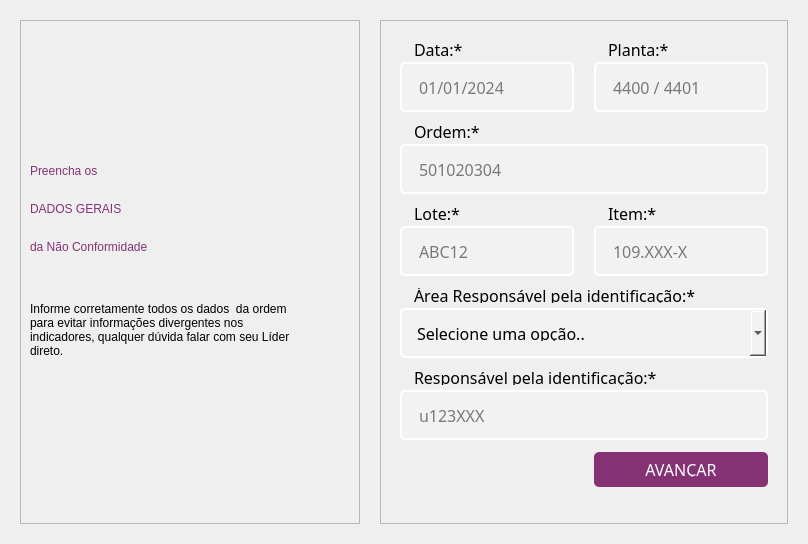
            <widget class="QWidget" name="page_geral">
             <layout class="QHBoxLayout" name="horizontalLayout_7">
              <item>
               <widget class="QFrame" name="frame_5">
                <property name="minimumSize">
                 <size>
                  <width>760</width>
                  <height>342</height>
                 </size>
                </property>
                <property name="maximumSize">
                 <size>
                  <width>900</width>
                  <height>600</height>
                 </size>
                </property>
                <property name="styleSheet">
                 <string notr="true"/>
                </property>
                <property name="frameShape">
                 <enum>QFrame::NoFrame</enum>
                </property>
                <property name="frameShadow">
                 <enum>QFrame::Raised</enum>
                </property>
                <layout class="QHBoxLayout" name="horizontalLayout_8">
                 <property name="spacing">
                  <number>20</number>
                 </property>
                 <item>
                  <widget class="QFrame" name="frame_6">
                   <property name="minimumSize">
                    <size>
                     <width>340</width>
                     <height>0</height>
                    </size>
                   </property>
                   <property name="maximumSize">
                    <size>
                     <width>340</width>
                     <height>16777215</height>
                    </size>
                   </property>
                   <property name="styleSheet">
                    <string notr="true"/>
                   </property>
                   <property name="frameShape">
                    <enum>QFrame::StyledPanel</enum>
                   </property>
                   <property name="frameShadow">
                    <enum>QFrame::Raised</enum>
                   </property>
                   <layout class="QVBoxLayout" name="verticalLayout_9">
                    <item>
                     <spacer name="verticalSpacer">
                      <property name="orientation">
                       <enum>Qt::Vertical</enum>
                      </property>
                      <property name="sizeHint" stdset="0">
                       <size>
                        <width>20</width>
                        <height>125</height>
                       </size>
                      </property>
                     </spacer>
                    </item>
                    <item>
                     <layout class="QVBoxLayout" name="verticalLayout_8">
                      <item>
                       <widget class="QLabel" name="label_11">
                        <property name="minimumSize">
                         <size>
                          <width>279</width>
                          <height>32</height>
                         </size>
                        </property>
                        <property name="maximumSize">
                         <size>
                          <width>279</width>
                          <height>32</height>
                         </size>
                        </property>
                        <property name="styleSheet">
                         <string notr="true">font: 20pt &quot;KonsensLight&quot;;
color: #853275;</string>
                        </property>
                        <property name="text">
                         <string>Preencha os</string>
                        </property>
                       </widget>
                      </item>
                      <item>
                       <widget class="QLabel" name="label_12">
                        <property name="minimumSize">
                         <size>
                          <width>279</width>
                          <height>32</height>
                         </size>
                        </property>
                        <property name="maximumSize">
                         <size>
                          <width>279</width>
                          <height>32</height>
                         </size>
                        </property>
                        <property name="styleSheet">
                         <string notr="true">font: 22pt &quot;KonsensBold&quot;;
color: #853275;</string>
                        </property>
                        <property name="text">
                         <string>DADOS GERAIS</string>
                        </property>
                       </widget>
                      </item>
                      <item>
                       <widget class="QLabel" name="label_13">
                        <property name="minimumSize">
                         <size>
                          <width>279</width>
                          <height>32</height>
                         </size>
                        </property>
                        <property name="maximumSize">
                         <size>
                          <width>279</width>
                          <height>32</height>
                         </size>
                        </property>
                        <property name="styleSheet">
                         <string notr="true">font: 20pt &quot;KonsensLight&quot;;
color: #853275;</string>
                        </property>
                        <property name="text">
                         <string>da Não Conformidade</string>
                        </property>
                       </widget>
                      </item>
                     </layout>
                    </item>
                    <item>
                     <widget class="QLabel" name="label_14">
                      <property name="minimumSize">
                       <size>
                        <width>279</width>
                        <height>121</height>
                       </size>
                      </property>
                      <property name="maximumSize">
                       <size>
                        <width>279</width>
                        <height>121</height>
                       </size>
                      </property>
                      <property name="styleSheet">
                       <string notr="true">font: 10pt &quot;KonsensLight&quot;;</string>
                      </property>
                      <property name="text">
                       <string>Informe corretamente todos os dados  da ordem para evitar informações divergentes nos indicadores, qualquer dúvida falar com seu Líder direto.</string>
                      </property>
                      <property name="wordWrap">
                       <bool>true</bool>
                      </property>
                     </widget>
                    </item>
                    <item>
                     <spacer name="verticalSpacer_2">
                      <property name="orientation">
                       <enum>Qt::Vertical</enum>
                      </property>
                      <property name="sizeHint" stdset="0">
                       <size>
                        <width>20</width>
                        <height>124</height>
                       </size>
                      </property>
                     </spacer>
                    </item>
                   </layout>
                  </widget>
                 </item>
                 <item>
                  <widget class="QFrame" name="frame_7">
                   <property name="frameShape">
                    <enum>QFrame::StyledPanel</enum>
                   </property>
                   <property name="frameShadow">
                    <enum>QFrame::Raised</enum>
                   </property>
                   <layout class="QHBoxLayout" name="horizontalLayout_9">
                    <item>
                     <layout class="QGridLayout" name="gridLayout">
                      <property name="leftMargin">
                       <number>10</number>
                      </property>
                      <property name="topMargin">
                       <number>0</number>
                      </property>
                      <property name="rightMargin">
                       <number>10</number>
                      </property>
                      <property name="bottomMargin">
                       <number>10</number>
                      </property>
                      <property name="horizontalSpacing">
                       <number>20</number>
                      </property>
                      <property name="verticalSpacing">
                       <number>0</number>
                      </property>
                      <item row="0" column="0">
                       <layout class="QVBoxLayout" name="verticalLayout_14">
                        <property name="spacing">
                         <number>5</number>
                        </property>
                        <item>
                         <widget class="QLabel" name="label_23">
                          <property name="minimumSize">
                           <size>
                            <width>0</width>
                            <height>15</height>
                           </size>
                          </property>
                          <property name="maximumSize">
                           <size>
                            <width>16777215</width>
                            <height>15</height>
                           </size>
                          </property>
                          <property name="font">
                           <font>
                            <family>KonsensRegular</family>
                            <pointsize>12</pointsize>
                           </font>
                          </property>
                          <property name="styleSheet">
                           <string notr="true">padding-left: 10px;</string>
                          </property>
                          <property name="text">
                           <string>Data:*</string>
                          </property>
                         </widget>
                        </item>
                        <item>
                         <widget class="QLineEdit" name="text_data">
                          <property name="maximumSize">
                           <size>
                            <width>16777215</width>
                            <height>50</height>
                           </size>
                          </property>
                          <property name="font">
                           <font>
                            <family>KonsensRegular</family>
                            <pointsize>12</pointsize>
                           </font>
                          </property>
                          <property name="styleSheet">
                           <string notr="true">QLineEdit {
	border: 2px solid rgb(255,255,255);
	padding: 15px;
	border-radius: 5px;
	background-color: rgb(242,242,242);
}

QLineEdit:hover {
	border: 2px solid rgb(167,168,169);
}

QLineEdit:focus {
	border: 2px solid rgb(99,101,105);
}</string>
                          </property>
                          <property name="placeholderText">
                           <string>01/01/2024</string>
                          </property>
                         </widget>
                        </item>
                       </layout>
                      </item>
                      <item row="0" column="1">
                       <layout class="QVBoxLayout" name="verticalLayout_15">
                        <property name="spacing">
                         <number>5</number>
                        </property>
                        <item>
                         <widget class="QLabel" name="label_24">
                          <property name="minimumSize">
                           <size>
                            <width>0</width>
                            <height>15</height>
                           </size>
                          </property>
                          <property name="maximumSize">
                           <size>
                            <width>16777215</width>
                            <height>15</height>
                           </size>
                          </property>
                          <property name="font">
                           <font>
                            <family>KonsensRegular</family>
                            <pointsize>12</pointsize>
                           </font>
                          </property>
                          <property name="styleSheet">
                           <string notr="true">padding-left: 10px;</string>
                          </property>
                          <property name="text">
                           <string>Planta:*</string>
                          </property>
                         </widget>
                        </item>
                        <item>
                         <widget class="QLineEdit" name="text_planta">
                          <property name="maximumSize">
                           <size>
                            <width>16777215</width>
                            <height>50</height>
                           </size>
                          </property>
                          <property name="font">
                           <font>
                            <family>KonsensRegular</family>
                            <pointsize>12</pointsize>
                           </font>
                          </property>
                          <property name="styleSheet">
                           <string notr="true">QLineEdit {
	border: 2px solid rgb(255,255,255);
	padding: 15px;
	border-radius: 5px;
	background-color: rgb(242,242,242);
}

QLineEdit:hover {
	border: 2px solid rgb(167,168,169);
}

QLineEdit:focus {
	border: 2px solid rgb(99,101,105);
}</string>
                          </property>
                          <property name="placeholderText">
                           <string>4400 / 4401</string>
                          </property>
                         </widget>
                        </item>
                       </layout>
                      </item>
                      <item row="1" column="0" colspan="2">
                       <layout class="QVBoxLayout" name="verticalLayout_16">
                        <property name="spacing">
                         <number>5</number>
                        </property>
                        <item>
                         <widget class="QLabel" name="label_25">
                          <property name="minimumSize">
                           <size>
                            <width>0</width>
                            <height>15</height>
                           </size>
                          </property>
                          <property name="maximumSize">
                           <size>
                            <width>16777215</width>
                            <height>15</height>
                           </size>
                          </property>
                          <property name="font">
                           <font>
                            <family>KonsensRegular</family>
                            <pointsize>12</pointsize>
                           </font>
                          </property>
                          <property name="styleSheet">
                           <string notr="true">padding-left: 10px;</string>
                          </property>
                          <property name="text">
                           <string>Ordem:*</string>
                          </property>
                         </widget>
                        </item>
                        <item>
                         <widget class="QLineEdit" name="text_ordem">
                          <property name="minimumSize">
                           <size>
                            <width>368</width>
                            <height>0</height>
                           </size>
                          </property>
                          <property name="maximumSize">
                           <size>
                            <width>16777215</width>
                            <height>50</height>
                           </size>
                          </property>
                          <property name="font">
                           <font>
                            <family>KonsensRegular</family>
                            <pointsize>12</pointsize>
                           </font>
                          </property>
                          <property name="styleSheet">
                           <string notr="true">QLineEdit {
	border: 2px solid rgb(255,255,255);
	padding: 15px;
	border-radius: 5px;
	background-color: rgb(242,242,242);
}

QLineEdit:hover {
	border: 2px solid rgb(167,168,169);
}

QLineEdit:focus {
	border: 2px solid rgb(99,101,105);
}</string>
                          </property>
                          <property name="placeholderText">
                           <string>501020304</string>
                          </property>
                         </widget>
                        </item>
                       </layout>
                      </item>
                      <item row="2" column="0">
                       <layout class="QVBoxLayout" name="verticalLayout_17">
                        <property name="spacing">
                         <number>5</number>
                        </property>
                        <item>
                         <widget class="QLabel" name="label_26">
                          <property name="minimumSize">
                           <size>
                            <width>0</width>
                            <height>15</height>
                           </size>
                          </property>
                          <property name="maximumSize">
                           <size>
                            <width>16777215</width>
                            <height>15</height>
                           </size>
                          </property>
                          <property name="font">
                           <font>
                            <family>KonsensRegular</family>
                            <pointsize>12</pointsize>
                           </font>
                          </property>
                          <property name="styleSheet">
                           <string notr="true">padding-left: 10px;</string>
                          </property>
                          <property name="text">
                           <string>Lote:*</string>
                          </property>
                         </widget>
                        </item>
                        <item>
                         <widget class="QLineEdit" name="text_lote">
                          <property name="maximumSize">
                           <size>
                            <width>16777215</width>
                            <height>50</height>
                           </size>
                          </property>
                          <property name="font">
                           <font>
                            <family>KonsensRegular</family>
                            <pointsize>12</pointsize>
                           </font>
                          </property>
                          <property name="styleSheet">
                           <string notr="true">QLineEdit {
	border: 2px solid rgb(255,255,255);
	padding: 15px;
	border-radius: 5px;
	background-color: rgb(242,242,242);
}

QLineEdit:hover {
	border: 2px solid rgb(167,168,169);
}

QLineEdit:focus {
	border: 2px solid rgb(99,101,105);
}</string>
                          </property>
                          <property name="placeholderText">
                           <string>ABC12</string>
                          </property>
                         </widget>
                        </item>
                       </layout>
                      </item>
                      <item row="2" column="1">
                       <layout class="QVBoxLayout" name="verticalLayout_18">
                        <property name="spacing">
                         <number>5</number>
                        </property>
                        <item>
                         <widget class="QLabel" name="label_27">
                          <property name="minimumSize">
                           <size>
                            <width>0</width>
                            <height>15</height>
                           </size>
                          </property>
                          <property name="maximumSize">
                           <size>
                            <width>16777215</width>
                            <height>15</height>
                           </size>
                          </property>
                          <property name="font">
                           <font>
                            <family>KonsensRegular</family>
                            <pointsize>12</pointsize>
                           </font>
                          </property>
                          <property name="styleSheet">
                           <string notr="true">padding-left: 10px;</string>
                          </property>
                          <property name="text">
                           <string>Item:*</string>
                          </property>
                         </widget>
                        </item>
                        <item>
                         <widget class="QLineEdit" name="text_item">
                          <property name="maximumSize">
                           <size>
                            <width>16777215</width>
                            <height>50</height>
                           </size>
                          </property>
                          <property name="font">
                           <font>
                            <family>KonsensRegular</family>
                            <pointsize>12</pointsize>
                           </font>
                          </property>
                          <property name="styleSheet">
                           <string notr="true">QLineEdit {
	border: 2px solid rgb(255,255,255);
	padding: 15px;
	border-radius: 5px;
	background-color: rgb(242,242,242);
}

QLineEdit:hover {
	border: 2px solid rgb(167,168,169);
}

QLineEdit:focus {
	border: 2px solid rgb(99,101,105);
}</string>
                          </property>
                          <property name="placeholderText">
                           <string>109.XXX-X</string>
                          </property>
                         </widget>
                        </item>
                       </layout>
                      </item>
                      <item row="3" column="0" colspan="2">
                       <layout class="QVBoxLayout" name="verticalLayout_19">
                        <property name="spacing">
                         <number>5</number>
                        </property>
                        <item>
                         <widget class="QLabel" name="label_28">
                          <property name="minimumSize">
                           <size>
                            <width>0</width>
                            <height>15</height>
                           </size>
                          </property>
                          <property name="maximumSize">
                           <size>
                            <width>16777215</width>
                            <height>15</height>
                           </size>
                          </property>
                          <property name="font">
                           <font>
                            <family>KonsensRegular</family>
                            <pointsize>12</pointsize>
                           </font>
                          </property>
                          <property name="styleSheet">
                           <string notr="true">padding-left: 10px;</string>
                          </property>
                          <property name="text">
                           <string>Área Responsável pela identificação:*</string>
                          </property>
                         </widget>
                        </item>
                        <item>
                         <widget class="QComboBox" name="cmb_areaResp">
                          <property name="minimumSize">
                           <size>
                            <width>368</width>
                            <height>0</height>
                           </size>
                          </property>
                          <property name="maximumSize">
                           <size>
                            <width>16777215</width>
                            <height>50</height>
                           </size>
                          </property>
                          <property name="font">
                           <font>
                            <family>KonsensRegular</family>
                            <pointsize>12</pointsize>
                           </font>
                          </property>
                          <property name="styleSheet">
                           <string notr="true">QComboBox {
	border: 2px solid rgb(255,255,255);
	padding: 15px;
	border-radius: 5px;
	background-color: rgb(242,242,242);
}

QComboBox:hover {
	border: 2px solid rgb(167,168,169);
}

QComboBox:focus {
	border: 2px solid rgb(99,101,105);
}</string>
                          </property>
                          <property name="placeholderText">
                           <string>Selecione uma opção..</string>
                          </property>
                         </widget>
                        </item>
                       </layout>
                      </item>
                      <item row="4" column="0" colspan="2">
                       <layout class="QVBoxLayout" name="verticalLayout_20">
                        <property name="spacing">
                         <number>5</number>
                        </property>
                        <item>
                         <widget class="QLabel" name="label_29">
                          <property name="minimumSize">
                           <size>
                            <width>0</width>
                            <height>15</height>
                           </size>
                          </property>
                          <property name="maximumSize">
                           <size>
                            <width>16777215</width>
                            <height>15</height>
                           </size>
                          </property>
                          <property name="font">
                           <font>
                            <family>KonsensRegular</family>
                            <pointsize>12</pointsize>
                           </font>
                          </property>
                          <property name="styleSheet">
                           <string notr="true">padding-left: 10px;</string>
                          </property>
                          <property name="text">
                           <string>Responsável pela identificação:*</string>
                          </property>
                         </widget>
                        </item>
                        <item>
                         <widget class="QLineEdit" name="text_respIden">
                          <property name="minimumSize">
                           <size>
                            <width>368</width>
                            <height>0</height>
                           </size>
                          </property>
                          <property name="maximumSize">
                           <size>
                            <width>16777215</width>
                            <height>50</height>
                           </size>
                          </property>
                          <property name="font">
                           <font>
                            <family>KonsensRegular</family>
                            <pointsize>12</pointsize>
                           </font>
                          </property>
                          <property name="styleSheet">
                           <string notr="true">QLineEdit {
	border: 2px solid rgb(255,255,255);
	padding: 15px;
	border-radius: 5px;
	background-color: rgb(242,242,242);
}

QLineEdit:hover {
	border: 2px solid rgb(167,168,169);
}

QLineEdit:focus {
	border: 2px solid rgb(99,101,105);
}</string>
                          </property>
                          <property name="placeholderText">
                           <string>u123XXX</string>
                          </property>
                         </widget>
                        </item>
                       </layout>
                      </item>
                      <item row="5" column="1">
                       <widget class="QPushButton" name="btn_DadoGerais">
                        <property name="maximumSize">
                         <size>
                          <width>16777215</width>
                          <height>35</height>
                         </size>
                        </property>
                        <property name="font">
                         <font>
                          <family>KonsensBold</family>
                          <pointsize>12</pointsize>
                         </font>
                        </property>
                        <property name="styleSheet">
                         <string notr="true">QPushButton {
	background-color: rgb(133,50,117);
	color: white;
	padding: 10px;
	border-radius: 5px;
}

QPushButton:hover {
	background-color: #ab4c7d;
}

QPushButton:pressed {
	background-color: #550044;
}</string>
                        </property>
                        <property name="text">
                         <string>AVANÇAR</string>
                        </property>
                       </widget>
                      </item>
                     </layout>
                    </item>
                   </layout>
                  </widget>
                 </item>
                </layout>
               </widget>
              </item>
             </layout>
            </widget>
